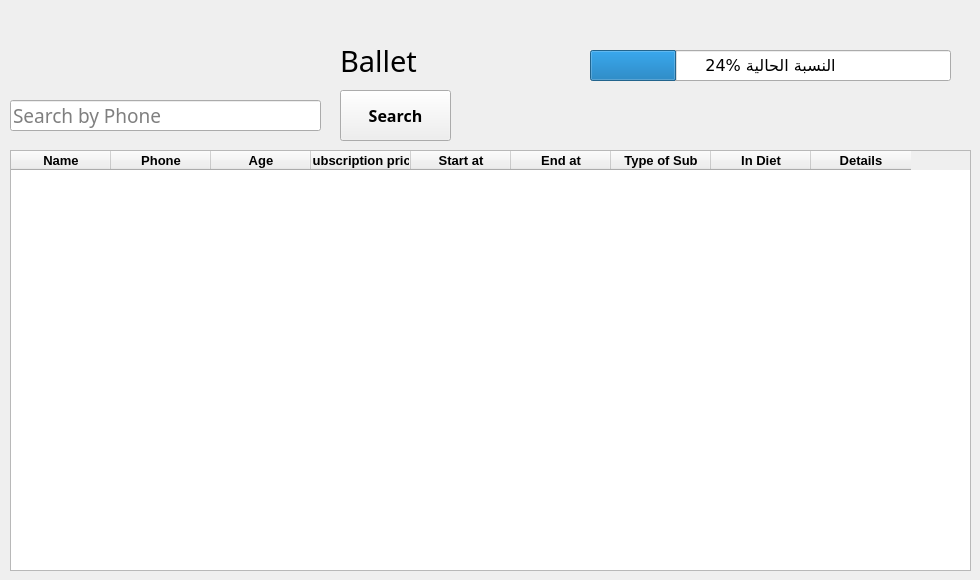
    <widget class="QWidget" name="tab_13">
     <attribute name="title">
      <string>Ballet </string>
     </attribute>
     <widget class="QLabel" name="label_33">
      <property name="geometry">
       <rect>
        <x>340</x>
        <y>30</y>
        <width>171</width>
        <height>61</height>
       </rect>
      </property>
      <property name="font">
       <font>
        <family>Javanese Text</family>
        <pointsize>22</pointsize>
       </font>
      </property>
      <property name="text">
       <string>Ballet</string>
      </property>
     </widget>
     <widget class="QPushButton" name="pushButton_41">
      <property name="geometry">
       <rect>
        <x>340</x>
        <y>90</y>
        <width>111</width>
        <height>51</height>
       </rect>
      </property>
      <property name="font">
       <font>
        <family>Javanese Text</family>
        <pointsize>12</pointsize>
        <weight>75</weight>
        <bold>true</bold>
       </font>
      </property>
      <property name="cursor">
       <cursorShape>PointingHandCursor</cursorShape>
      </property>
      <property name="text">
       <string>Search</string>
      </property>
     </widget>
     <widget class="QLineEdit" name="lineEdit_22">
      <property name="geometry">
       <rect>
        <x>10</x>
        <y>100</y>
        <width>311</width>
        <height>31</height>
       </rect>
      </property>
      <property name="font">
       <font>
        <family>Javanese Text</family>
        <pointsize>14</pointsize>
       </font>
      </property>
      <property name="placeholderText">
       <string>Search by Phone</string>
      </property>
     </widget>
     <widget class="QTableWidget" name="tableWidget_12">
      <property name="geometry">
       <rect>
        <x>10</x>
        <y>150</y>
        <width>961</width>
        <height>421</height>
       </rect>
      </property>
      <property name="font">
       <font>
        <pointsize>10</pointsize>
        <weight>75</weight>
        <bold>true</bold>
       </font>
      </property>
      <column>
       <property name="text">
        <string>Name</string>
       </property>
       <property name="font">
        <font>
         <pointsize>10</pointsize>
         <weight>75</weight>
         <bold>true</bold>
        </font>
       </property>
       <property name="textAlignment">
        <set>AlignCenter</set>
       </property>
      </column>
      <column>
       <property name="text">
        <string>Phone</string>
       </property>
       <property name="font">
        <font>
         <pointsize>10</pointsize>
         <weight>75</weight>
         <bold>true</bold>
        </font>
       </property>
       <property name="textAlignment">
        <set>AlignCenter</set>
       </property>
      </column>
      <column>
       <property name="text">
        <string>Age</string>
       </property>
       <property name="font">
        <font>
         <pointsize>10</pointsize>
         <weight>75</weight>
         <bold>true</bold>
        </font>
       </property>
       <property name="textAlignment">
        <set>AlignCenter</set>
       </property>
      </column>
      <column>
       <property name="text">
        <string>Subscription price</string>
       </property>
       <property name="font">
        <font>
         <pointsize>10</pointsize>
         <weight>75</weight>
         <bold>true</bold>
        </font>
       </property>
       <property name="textAlignment">
        <set>AlignCenter</set>
       </property>
      </column>
      <column>
       <property name="text">
        <string>Start at</string>
       </property>
       <property name="font">
        <font>
         <pointsize>10</pointsize>
         <weight>75</weight>
         <bold>true</bold>
        </font>
       </property>
       <property name="textAlignment">
        <set>AlignCenter</set>
       </property>
      </column>
      <column>
       <property name="text">
        <string>End at</string>
       </property>
       <property name="font">
        <font>
         <family>MS Shell Dlg 2</family>
         <pointsize>10</pointsize>
         <weight>75</weight>
         <bold>true</bold>
        </font>
       </property>
       <property name="textAlignment">
        <set>AlignCenter</set>
       </property>
      </column>
      <column>
       <property name="text">
        <string>Type of Sub</string>
       </property>
       <property name="font">
        <font>
         <pointsize>10</pointsize>
         <weight>75</weight>
         <bold>true</bold>
        </font>
       </property>
       <property name="textAlignment">
        <set>AlignCenter</set>
       </property>
      </column>
      <column>
       <property name="text">
        <string>In Diet</string>
       </property>
       <property name="font">
        <font>
         <pointsize>10</pointsize>
         <weight>75</weight>
         <bold>true</bold>
        </font>
       </property>
       <property name="textAlignment">
        <set>AlignCenter</set>
       </property>
      </column>
      <column>
       <property name="text">
        <string>Details</string>
       </property>
       <property name="font">
        <font>
         <pointsize>10</pointsize>
         <weight>75</weight>
         <bold>true</bold>
        </font>
       </property>
       <property name="textAlignment">
        <set>AlignCenter</set>
       </property>
      </column>
     </widget>
     <widget class="QProgressBar" name="progressBar_11">
      <property name="geometry">
       <rect>
        <x>590</x>
        <y>50</y>
        <width>361</width>
        <height>31</height>
       </rect>
      </property>
      <property name="font">
       <font>
        <family>MS Reference Sans Serif</family>
        <pointsize>12</pointsize>
        <weight>50</weight>
        <italic>false</italic>
        <bold>false</bold>
       </font>
      </property>
      <property name="value">
       <number>24</number>
      </property>
      <property name="format">
       <string>%p% النسبة الحالية</string>
      </property>
     </widget>
    </widget>
